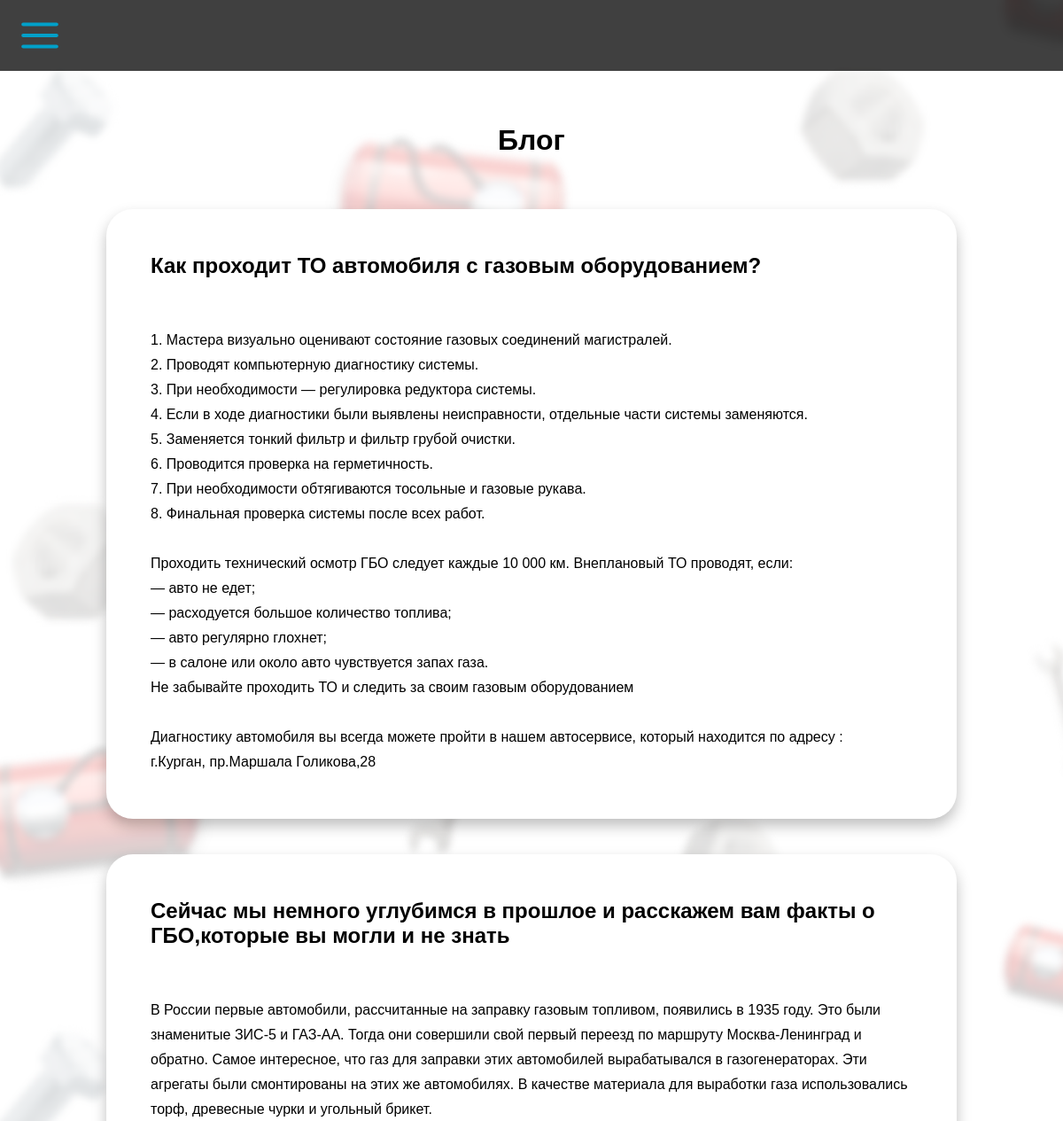
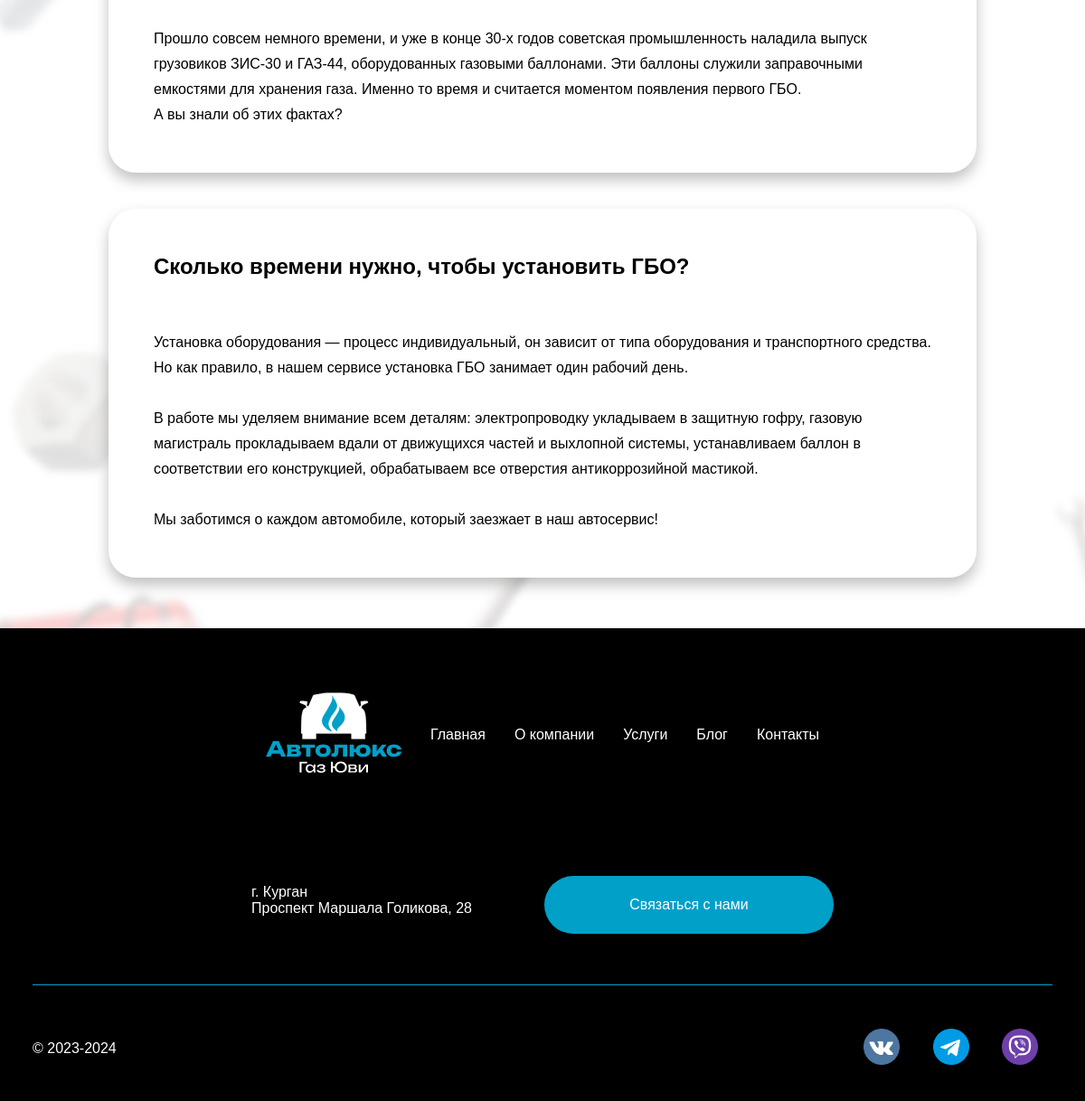
/gazyuvi/news.php, run on the app's committed database (2 pictures, top to bottom).
### tables this page shows
CREATE TABLE `news` (
  `id` int(11) NOT NULL,
  `heading` varchar(100) DEFAULT NULL,
  `text` varchar(1000) DEFAULT NULL
);

### gazyuvi/news.php (the view, shortened to what this page needs)
<!DOCTYPE html>
<html lang="ru">
<head>
    <link rel = "stylesheet" type = "text/css" href = "css/style.css">
</head>
<?php session_start();
  if (isset($_SESSION['user'])) {
    require "blocks/loginheader.php";
  }
  else if (isset($_SESSION['admin'])){
    require "blocks/adminheader.php";
  }
    else {
    require "blocks/header.php";
  };
?>
<body>
<form action="calculator.php">
    <button id="floating-button">Рассчитать стоимость услуг</button>
</form>
<div class="news">
      <div class="newslist">
        <h1>Блог</h1>
        <?php
        $connect1 = mysqli_connect('localhost', 'root', '', 'gazyuvi_db');
        $sql1 = mysqli_query($connect1, 'SELECT * FROM `news`');
        while ($result1 = mysqli_fetch_array($sql1)) {
            echo "<div class = 'new'><h2>{$result1['heading']}</h2><br><br>";
            echo "<p>".nl2br($result1['text'])."</p>";
            echo "</div>";
        }
        ?>
      </div>
    </div>
<?php require "blocks/footer.php"?>

### gazyuvi/css/style.css (style rules this page uses)
body { font-family: Unbounded, 'Lucida Sans', 'Lucida Sans Regular', 'Lucida Grande', 'Lucida Sans Unicode', Geneva, Verdana, sans-serif; font-size: 2vh; margin: 0; padding: 0; }
button { font-family: Unbounded, 'Lucida Sans', 'Lucida Sans Regular', 'Lucida Grande', 'Lucida Sans Unicode', Geneva, Verdana, sans-serif; }
button { cursor: pointer; }
.new { width: 100%; box-shadow: 0rem .5rem 1rem rgba(0, 0, 0, 0.25); padding: 50px; border-radius: 30px; margin-top: 5vh; margin-bottom: 4vh; background-color: white; }
.news { background: url(../media/background3.png) center center; width: 100%; overflow: hidden; }
.newslist h1 { text-align: center; padding: 3vh; }
.newslist { padding-top: 15vh; margin-inline: 10vw; margin-bottom: 7vh; line-height: 3.5vh; }
* { margin: 0; padding: 0; box-sizing: border-box; border: 0; }
#floating-button { position: fixed; z-index: 90; bottom: 20px; right: 20px; background-color: #00A0C9; color: white; border: 1px solid#00A0C9; padding: 15px 32px; text-align: center; text-decoration: none; font-size: 16px; border-radius: 30px; cursor: pointer; }

### data on the page
news: heading "Как проходит ТО автомобиля с газовым оборудованием?", text "1. Мастера визуально оценивают состояние газовых соединений магистралей. 2. Проводят компьютерную диагностику системы. 3. При необходимости — регулировка редуктора системы. 4. Если в ходе диагностики были выявлены неисправности, отдельные части системы заменяются. 5. Заменяется тонкий фильтр и фильтр грубой очистки. 6. Проводится проверка на герметичность. 7. При необходимости обтягиваются тосольные и газовые рукава. 8. Финальная проверка системы после всех работ. Проходить технический осмотр ГБО следует каждые 10 000 км. Внеплановый ТО проводят, если: — авто не едет; — расходуется большое количество топлива; — авто регулярно глохнет; — в салоне или около авто чувствуется запах газа. Не…"
news: heading "Сейчас мы немного углубимся в прошлое и расскажем вам факты о ГБО,которые вы могли и не знать", text "В России первые автомобили, рассчитанные на заправку газовым топливом, появились в 1935 году. Это были знаменитые ЗИС-5 и ГАЗ-АА. Тогда они совершили свой первый переезд по маршруту Москва-Ленинград и обратно. Самое интересное, что газ для заправки этих автомобилей вырабатывался в газогенераторах. Эти агрегаты были смонтированы на этих же автомобилях. В качестве материала для выработки газа использовались торф, древесные чурки и угольный брикет. Прошло совсем немного времени, и уже в конце 30-х годов советская промышленность наладила выпуск грузовиков ЗИС-30 и ГАЗ-44, оборудованных газовыми баллонами. Эти баллоны служили заправочными емкостями для хранения газа. Именно то время и считается…"
news: heading "Сколько времени нужно, чтобы установить ГБО?", text "Установка оборудования — процесс индивидуальный, он зависит от типа оборудования и транспортного средства. Но как правило, в нашем сервисе установка ГБО занимает один рабочий день. В работе мы уделяем внимание всем деталям: электропроводку укладываем в защитную гофру, газовую магистраль прокладываем вдали от движущихся частей и выхлопной системы, устанавливаем баллон в соответствии его конструкцией, обрабатываем все отверстия антикоррозийной мастикой. Мы заботимся о каждом автомобиле, который заезжает в наш автосервис!"
